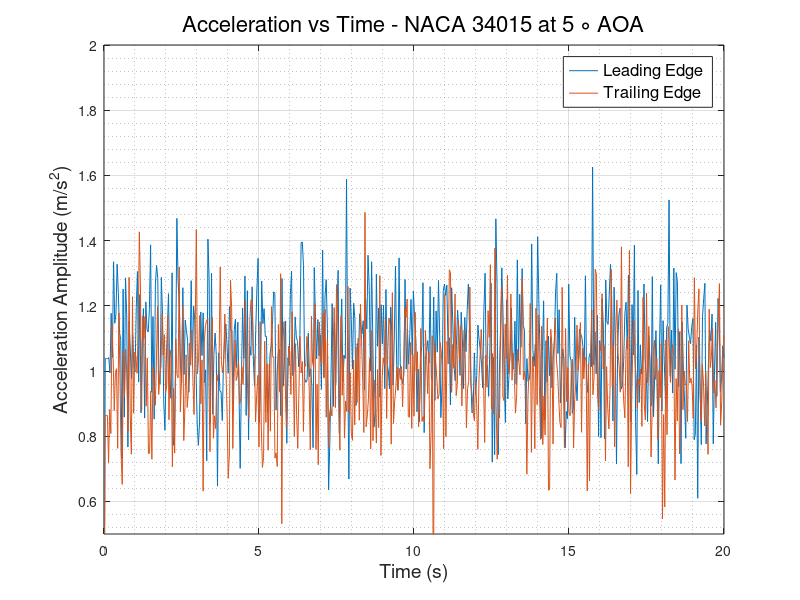
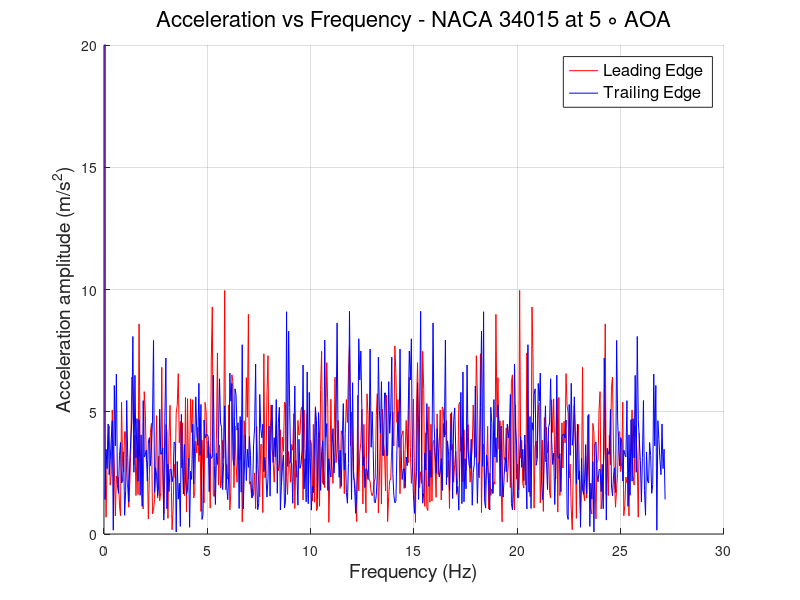

Reproduce these figures in MATLAB, in order.
clc
clear
close all
%% READING ACCELEROMETER DATA and defining Variables
                        % LEADING EDGE %
data   = xlsread('LE_800rpm.csv');
LE_time   = data(:,1);
LE_X_acc  = data(:,2);
LE_Y_acc  = data(:,3);
LE_Z_acc  = data(:,4);
LE_R_acc  = sqrt(LE_X_acc.^2 + LE_Y_acc.^2 + LE_Z_acc.^2);
% plot(LE_time,LE_R_acc)
N      = numel(LE_time);
Ts     = abs(diff(LE_time(1:2)));
fs     = 1/Ts;
f_axis = [0:N-1]*fs/N;
A_freq_LE = fft(LE_R_acc);
figure(1) 
plot(LE_time,LE_R_acc)
hold on
figure(2)
hold on
plot(f_axis,abs(A_freq_LE),'-r','LineWidth',0.5)
grid on 
grid minor
                        % TRAILING EDGE %
data   = xlsread('TE_800rpm.csv');
TE_time   = data(:,1);
TE_X_acc  = data(:,2);
TE_Y_acc  = data(:,3);
TE_Z_acc  = data(:,4);
TE_R_acc  = sqrt(TE_X_acc.^2 + TE_Y_acc.^2 + TE_Z_acc.^2);
% plot(TE_time,TE_R_acc)
N      = numel(TE_time);
Ts     = abs(diff(TE_time(1:2)));
fs     = 1/Ts;
f_axis = [0:N-1]*fs/N;
A_freq_TE = fft(TE_R_acc);
figure(1)
plot(TE_time, TE_R_acc)
grid on
grid minor
xlabel('Time (s)','FontSize',14,'FontWeight','normal')
ylabel('Acceleration Amplitude (m/s^2)','FontSize',14,'FontWeight','normal')
legend ('Leading Edge','Trailing Edge','FontSize',12,'FontWeight','normal')
title('Acceleration vs Time - NACA 34015 at 5 \circ AOA','FontSize',16,'FontWeight','normal')
ylim([0.5 2])
figure(2)
plot(f_axis,abs(A_freq_TE),'-b','LineWidth',0.5)
grid on 
grid minor
ylabel('Acceleration amplitude (m/s^2)','FontSize',14,'FontWeight','normal')
xlabel('Frequency (Hz)','FontSize',14,'FontWeight','normal')
ylim([0 20])
legend ('Leading Edge','Trailing Edge','FontSize',12,'FontWeight','normal')
title('Acceleration vs Frequency - NACA 34015 at 5 \circ AOA','FontSize',16,'FontWeight','normal')